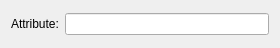
<?xml version="1.0" encoding="UTF-8"?>
<ui version="4.0">
 <class>TangoAttrSourceWidget</class>
 <widget class="QWidget" name="TangoAttrSourceWidget">
  <property name="geometry">
   <rect>
    <x>0</x>
    <y>0</y>
    <width>280</width>
    <height>48</height>
   </rect>
  </property>
  <property name="windowTitle">
   <string>Form</string>
  </property>
  <layout class="QGridLayout" name="gridLayout_2">
   <item row="0" column="0">
    <layout class="QGridLayout" name="gridLayout">
     <item row="0" column="0">
      <widget class="QLabel" name="attrLabel">
       <property name="toolTip">
        <string>tango device name with its attribute, e.g. sys/tg_test/1/double_image_ro</string>
       </property>
       <property name="text">
        <string>Attribute:</string>
       </property>
       <property name="buddy">
        <cstring>attrLineEdit</cstring>
       </property>
      </widget>
     </item>
     <item row="0" column="1">
      <widget class="QLineEdit" name="attrLineEdit">
       <property name="toolTip">
        <string>tango device name with its attribute, e.g. sys/tg_test/1/double_image_ro</string>
       </property>
      </widget>
     </item>
    </layout>
   </item>
  </layout>
 </widget>
 <resources/>
 <connections/>
</ui>
